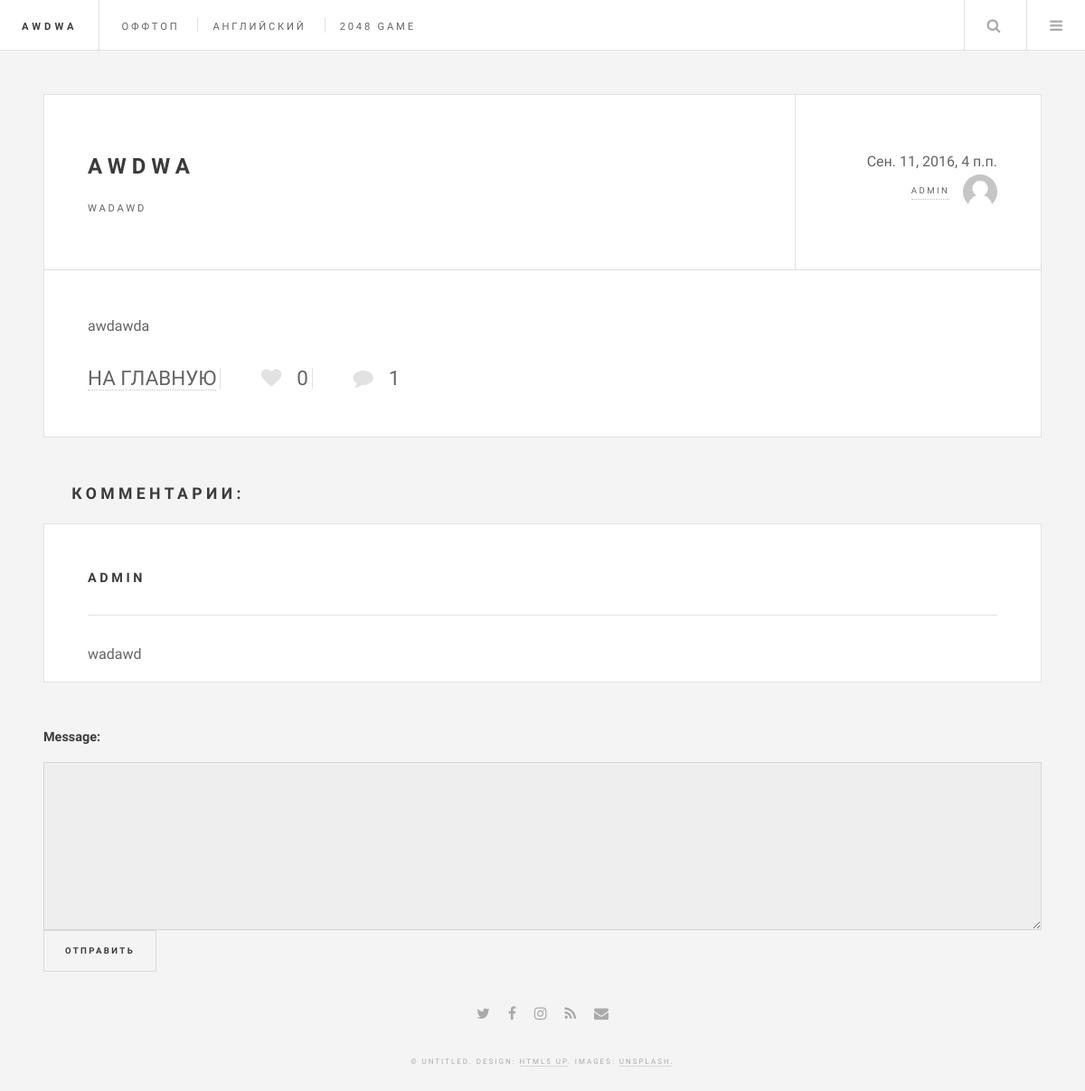
The page /article/51/ on the database its author committed.
### blog/models.py (models this page shows, shortened)
class Post(models.Model):
    author = models.ForeignKey(settings.AUTH_USER_MODEL, default=1)
    title = models.CharField(max_length=20, verbose_name='Заголовок')
    about = models.CharField(max_length=40, verbose_name='Описание')
    message = models.TextField(verbose_name='Текст')
    likes_post = models.IntegerField(default=0)
    heigth_field = models.IntegerField(null=True,default=0)
    created_date = models.DateTimeField(default=timezone.now)
    def get_count_lk(self):
        return get_count_likes(self.id,Post)
    class Meta:
        ordering = ['-created_date']

class Comment(models.Model):
    author = models.ForeignKey('auth.User')
    message = models.TextField(max_length=300)
    comment_post = models.ForeignKey(Post)
    likes = models.IntegerField(default=0)
    created_date = models.DateTimeField(default=timezone.now)

### blog/views.py (the view)
# urls.py: url(r'^article/(?P<article_id>[0-9]+)/$', views.article,name='article'),
def article(request, article_id=None):
    objects = get_object_or_404(Post, id=article_id)
    form = AddCommentForPost(request.POST or None)
    if form.is_valid():
        instance = form.save(commit=False)
        instance.author = request.user
        instance.comment_post = objects
        instance.save()
        return HttpResponseRedirect(objects.get_absolute_url())
    return render(request,'single.html',{'objects':objects,'comments':Comment.objects.filter(comment_post=article_id),'form':form})

### blog/forms.py
class AddCommentForPost(forms.ModelForm):
    class Meta:
        model = Comment
        fields = [
            'message'
        ]

### blog/models.py (called while the page is built)
def get_count_likes(id,model):
    return Likes.objects.filter(content_type=ContentType.objects.get_for_model(model),object_id=id).count()

### blog/templates/single.html (shortened to what this page needs)
<!DOCTYPE HTML>
<html>
	<head>
		<link rel="stylesheet" href="/static/assets/css/main.css" />
	</head>
	<body class="single">
			<div id="wrapper">
					<header id="header">
						<h1><a href="/">{{ objects.title }}</a></h1>
						<nav class="links">
							<ul>
								<li><a href="/offtop/">ОФФТОП</a></li>
                                 <li><a href="{% url 'english_met' %}">Английский</a></li>
                                <li><a href="{% url '2048' %}">2048 Game</a></li>
							</ul>
						</nav>
						<nav class="main">
							<ul>
								<li class="search">
									<a class="fa-search" href="#search">Search</a>
								</li>
								<li class="menu">
									<a class="fa-bars" href="#menu">Menu</a>
								</li>
							</ul>
						</nav>
					</header>
					<div id="main">
							<article class="post">
								<header>
									<div class="title">
										<h2><a href="#">{{ objects.title }}</a></h2>
										<p>{{ objects.about }}</p>
									</div>
									<div class="meta">
                                        {{ objects.created_date }}
										<a href="#" class="author"><span class="name">{{ objects.author }}</span><img src="/static/images/av_undef.png" alt="" /></a>
									</div>
								</header>
								<p>{{ objects.message|linebreaksbr}}</p>
								<footer>
									<ul class="stats">
										<li><a href="/">НА ГЛАВНУЮ</a></li>
										<li><a id="like_id{{ objects.id }}" onclick="postlike({{ objects.id }})" class="icon fa-heart">{{ objects.get_count_lk }}</a></li>
										<li><a href="#botDiv" class="icon fa-comment">{{ comments.count }}</a></li>
									</ul>
								</footer>
							</article>
                            {% if comments.count != 0 %}
                            <h2>&emsp; Комментарии:</h2>
                            {% endif %}
                        {% for com in comments %}
                            <article class="post">
                                <h3>{{ com.author }}<br><hr></h3>
                                {{ com.message }}
                            </article>
                        {% endfor %}
                            <form method="POST">{% csrf_token %}
                            {{ form }}
                                <input type="submit" value="Отправить" >
                            </form>
					</div>
					<section id="footer">
						<ul class="icons">
							<li><a href="#" class="fa-twitter"><span class="label">Twitter</span></a></li>
							<li><a href="#" class="fa-facebook"><span class="label">Facebook</span></a></li>
							<li><a href="#" class="fa-instagram"><span class="label">Instagram</span></a></li>
							<li><a href="#" class="fa-rss"><span class="label">RSS</span></a></li>
							<li><a href="#" class="fa-envelope"><span class="label">Email</span></a></li>
						</ul>
						<p class="copyright">&copy; Untitled. Design: <a href="http://html5up.net">HTML5 UP</a>. Images: <a href="http://unsplash.com">Unsplash</a>.</p>
					</section>
			</div>
	</body>
</html>

### rows shown on the page
Post: title "AWDWA", about "WADAWD", created_date "Сен. 11, 2016, 4 п.п.", author "ADMIN", message "awdawda", get_count_lk "0"
Comment: author "ADMIN", message "wadawd"

### other values the page prints
{{ comments.count }} "1"
